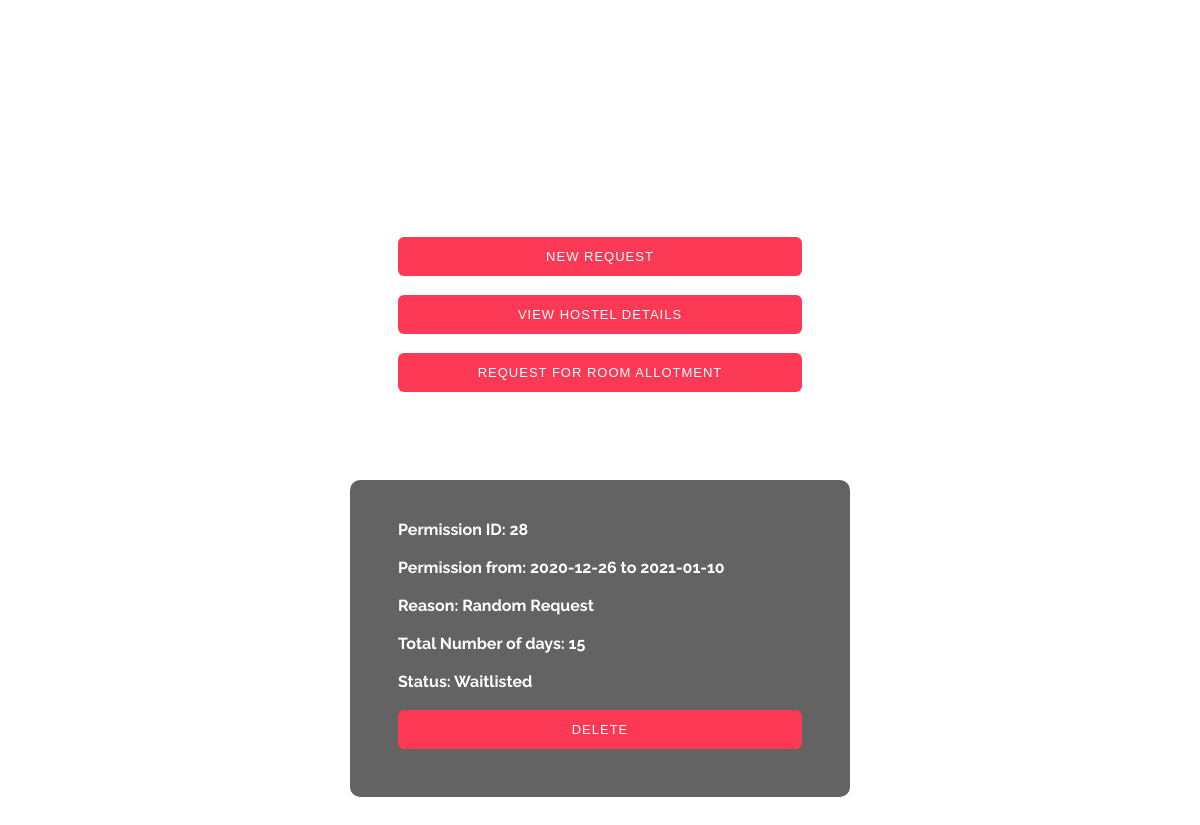
Screenshot of /stud.req.page.php with the database file from the repository.
### tables this page shows
CREATE TABLE `permissions` (
  `Permission_ID` int NOT NULL AUTO_INCREMENT,
  `Student_Roll_No` char(9) NOT NULL,
  `Initiaiton_Date` date NOT NULL,
  `Priority` char(255) NOT NULL,
  `No_of_Days` int NOT NULL,
  `Description` varchar(255) DEFAULT NULL,
  `Vacate_Date` date NOT NULL,
  `Return_Date` date NOT NULL,
  `OTP_Sent` tinyint(1) DEFAULT '0',
  PRIMARY KEY (`Permission_ID`)
);

CREATE TABLE `approve` (
  `Permission_ID` varchar(10) NOT NULL,
  `Faculty_ID` char(9) NOT NULL,
  `Status_of_Approval` char(255) NOT NULL,
  PRIMARY KEY (`Permission_ID`,`Faculty_ID`)
);

### stud.req.page.php (the view, shortened to what this page needs)
<?php
require 'includes/db.config.php';
$arr = array();
$roll = $_SESSION['login_user_stud'];
$sql = "SELECT * FROM permissions WHERE Student_Roll_No='$roll'";
$result = mysqli_query($conn, $sql);
while ($row = mysqli_fetch_assoc($result)) {
    array_push($arr, $row);
}
?>
<!DOCTYPE html>
<html>
<head>
    <link rel="stylesheet" href="">
    <link href="/web/css/style.css" rel="stylesheet" type="text/css" />
    <link href="/web/css/fontawesome-all.css" rel="stylesheet" />
</head>
<body style="overflow:hidden">
    <h1>Requests</h1>
    <br><br>
    <form action="stud.req.new.php" method="POST">
        <div class=" w3l-login-form" style="background-color:rgba(0,0,0,0)">
            <button type="submit" name="new">New Request</button>
            <br><br>
            <button type="submit" name="deets" value = "123">View Hostel Details</button>
            <br><br>
            <button type="submit" name="alloc" value = "321">Request for room allotment</button>
        </div>
    </form>
    <div class="lmao" style="height: 70vh;position:relative;overflow:auto;">
        <?php
        $arrlen = count($arr);
        for ($i = 0; $i < $arrlen; $i++) {
            $row = $arr[$i];
            $permid = $row['Permission_ID'];
            $query = "SELECT * FROM approve WHERE Permission_ID = '$permid'";
            $result = mysqli_query($conn, $query);
            $res = mysqli_fetch_row($result);
            if($row['OTP_Sent'] == 1){
                $otp = "Sent";
            }
            else{
                $otp = "Not Sent";
            }
             if($res[2] != "Waitlisted")
             {
                echo "
                    <div>
                        <div class=\" w3l-login-form\">
                        <form action=\"stud.del.req.php\" method=\"POST\">
                            <div class=\"pertext\">
                            <strong>Permission ID: {$row['Permission_ID']}</strong>
                            <br> </br>
                            <b>Permission from: {$row['Vacate_Date']} to {$row['Return_Date']} </b>
                            <br> </br>
                            <b> Reason: {$row['Description']}  </b>
                            <br> </br>
                            <b> Total Number of days: {$row['No_of_Days']}  </b>
                            <br> </br>
                            <b> OTP Sent: {$otp}  </b>
                            <br> </br>
                            <b> Status: {$res[2]}  </b>
                            <b><p style=\"text-align:center\"class=\" w3l-register-p\"><a href=\"includes/generate_otp.inc.php?link=" . $row['Permission_ID'] . "\" class=\"register\"> Send OTP</a></p></b>
                            <b><p style=\"text-align:center\"class=\" w3l-register-p\"><a href=\"includes/check_otp.php?link=" . $row['Permission_ID'] . "\" class=\"register\"> Enter the OTP</a></p></b>
                            <button type=\"submit\" value=" . $i . " name=\"delete\">delete</button>
                            </div>
                            </form>
                        </div>
                        <br><br><br><br>
                    </div>
                    ";
             }
             else
             {
                echo "
                    <div>
                        <div class=\" w3l-login-form\">
                        <form action=\"stud.del.req.php\" method=\"POST\">
                            <div class=\"pertext\">
                            <strong>Permission ID: {$row['Permission_ID']}</strong>
                            <br> </br>
                            <b>Permission from: {$row['Vacate_Date']} to {$row['Return_Date']} </b>
                            <br> </br>
                            <b> Reason: {$row['Description']}  </b>
                            <br> </br>
                            <b> Total Number of days: {$row['No_of_Days']}  </b>
                            <br> </br>
                            <b> Status: {$res[2]}  </b>
                            <br> </br>
                            <button type=\"submit\" value=" . $i . " name=\"delete\">delete</button>
                            </div>
                            </form>
                        </div>
                        <br><br><br><br>
                    </div>
                    ";
             }
        }
        ?>
    </div>
</body>
</html>

### web/css/style.css (style rules this page uses)
body { margin: 0; padding: 0; background: url(../images/cover4.jpg) no-repeat 0px 0px; min-height: 100vh; font-family: 'Raleway', sans-serif; }
.lmao { -ms-overflow-style: none; scrollbar-width: none; }
h1 { margin: 0; color: #ffffff; text-align: center; font-size: 50px; font-weight: 500; letter-spacing: 2px; padding: 50px 0; }
.lmao { padding-top: 40px; }
.pertext { color: white; }
.w3l-login-form { background: rgba(0, 0, 0, 0.6117647058823529); max-width: 500px; margin: 0 auto; padding: 3em; border-radius: 10px; box-sizing: border-box; padding-top: 40px; transition: padding-top 2s; }
button { background: #fc3955; color: #ffffff; font-size: 13px; text-transform: uppercase; letter-spacing: 1px; border: none; padding: 12px 60px; cursor: pointer; width: 100%; border-radius: 6px; }

### rows the page displays
permissions: Permission_ID "28", Vacate_Date "2020-12-26", Return_Date "2021-01-10", Description "Random Request", No_of_Days "15", approve.Status_of_Approval "Waitlisted"
